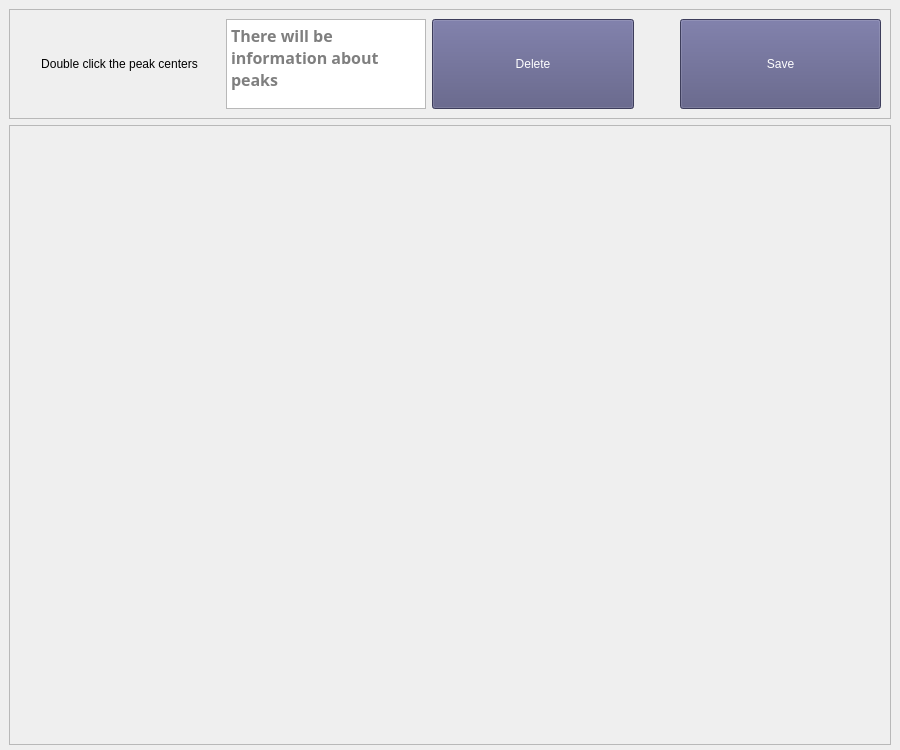
<?xml version="1.0" encoding="UTF-8"?>
<ui version="4.0">
 <class>CompressionWindow</class>
 <widget class="QMainWindow" name="CompressionWindow">
  <property name="geometry">
   <rect>
    <x>0</x>
    <y>0</y>
    <width>900</width>
    <height>750</height>
   </rect>
  </property>
  <property name="minimumSize">
   <size>
    <width>900</width>
    <height>750</height>
   </size>
  </property>
  <property name="font">
   <font>
    <family>Bahnschrift SemiBold</family>
    <pointsize>14</pointsize>
    <weight>75</weight>
    <bold>true</bold>
   </font>
  </property>
  <property name="windowTitle">
   <string>Spectrums picker</string>
  </property>
  <property name="styleSheet">
   <string notr="true">QPushButton{background-color: rgb(85, 85, 127);color: rgb(255, 255, 255);font: 63 14pt &quot;Bahnschrift SemiBold&quot;;}QPushButton:pressed{background-color: rgb(55, 55, 97);}</string>
  </property>
  <property name="locale">
   <locale language="Russian" country="Kazakhstan"/>
  </property>
  <widget class="QWidget" name="centralwidget">
   <layout class="QVBoxLayout" name="verticalLayout">
    <item>
     <widget class="QFrame" name="services_layout">
      <property name="minimumSize">
       <size>
        <width>0</width>
        <height>100</height>
       </size>
      </property>
      <property name="maximumSize">
       <size>
        <width>16777215</width>
        <height>250</height>
       </size>
      </property>
      <property name="frameShape">
       <enum>QFrame::StyledPanel</enum>
      </property>
      <property name="frameShadow">
       <enum>QFrame::Raised</enum>
      </property>
      <layout class="QHBoxLayout" name="horizontalLayout">
       <item>
        <widget class="QLabel" name="info_label">
         <property name="minimumSize">
          <size>
           <width>100</width>
           <height>0</height>
          </size>
         </property>
         <property name="maximumSize">
          <size>
           <width>400</width>
           <height>16777215</height>
          </size>
         </property>
         <property name="styleSheet">
          <string notr="true">font: 63 14pt &quot;Bahnschrift SemiBold&quot;;</string>
         </property>
         <property name="locale">
          <locale language="Russian" country="Kazakhstan"/>
         </property>
         <property name="text">
          <string>Double click the peak centers</string>
         </property>
         <property name="alignment">
          <set>Qt::AlignCenter</set>
         </property>
         <property name="wordWrap">
          <bool>true</bool>
         </property>
        </widget>
       </item>
       <item>
        <widget class="QTextEdit" name="textEdit">
         <property name="minimumSize">
          <size>
           <width>200</width>
           <height>90</height>
          </size>
         </property>
         <property name="maximumSize">
          <size>
           <width>200</width>
           <height>90</height>
          </size>
         </property>
         <property name="font">
          <font>
           <family>Bahnschrift SemiBold</family>
           <pointsize>12</pointsize>
           <weight>75</weight>
           <bold>true</bold>
          </font>
         </property>
         <property name="readOnly">
          <bool>true</bool>
         </property>
         <property name="placeholderText">
          <string>There will be information about peaks</string>
         </property>
        </widget>
       </item>
       <item>
        <widget class="QPushButton" name="delete_button">
         <property name="minimumSize">
          <size>
           <width>200</width>
           <height>90</height>
          </size>
         </property>
         <property name="maximumSize">
          <size>
           <width>800</width>
           <height>250</height>
          </size>
         </property>
         <property name="text">
          <string>Delete</string>
         </property>
        </widget>
       </item>
       <item>
        <spacer name="horizontal">
         <property name="orientation">
          <enum>Qt::Horizontal</enum>
         </property>
         <property name="sizeType">
          <enum>QSizePolicy::Preferred</enum>
         </property>
         <property name="sizeHint" stdset="0">
          <size>
           <width>40</width>
           <height>20</height>
          </size>
         </property>
        </spacer>
       </item>
       <item>
        <widget class="QPushButton" name="save_button">
         <property name="minimumSize">
          <size>
           <width>200</width>
           <height>90</height>
          </size>
         </property>
         <property name="maximumSize">
          <size>
           <width>800</width>
           <height>250</height>
          </size>
         </property>
         <property name="text">
          <string>Save</string>
         </property>
        </widget>
       </item>
      </layout>
     </widget>
    </item>
    <item>
     <widget class="QFrame" name="matplotlib_layout">
      <property name="minimumSize">
       <size>
        <width>0</width>
        <height>620</height>
       </size>
      </property>
      <property name="maximumSize">
       <size>
        <width>16777215</width>
        <height>1140</height>
       </size>
      </property>
      <property name="frameShape">
       <enum>QFrame::StyledPanel</enum>
      </property>
      <property name="frameShadow">
       <enum>QFrame::Raised</enum>
      </property>
     </widget>
    </item>
   </layout>
  </widget>
 </widget>
 <resources/>
 <connections/>
</ui>
